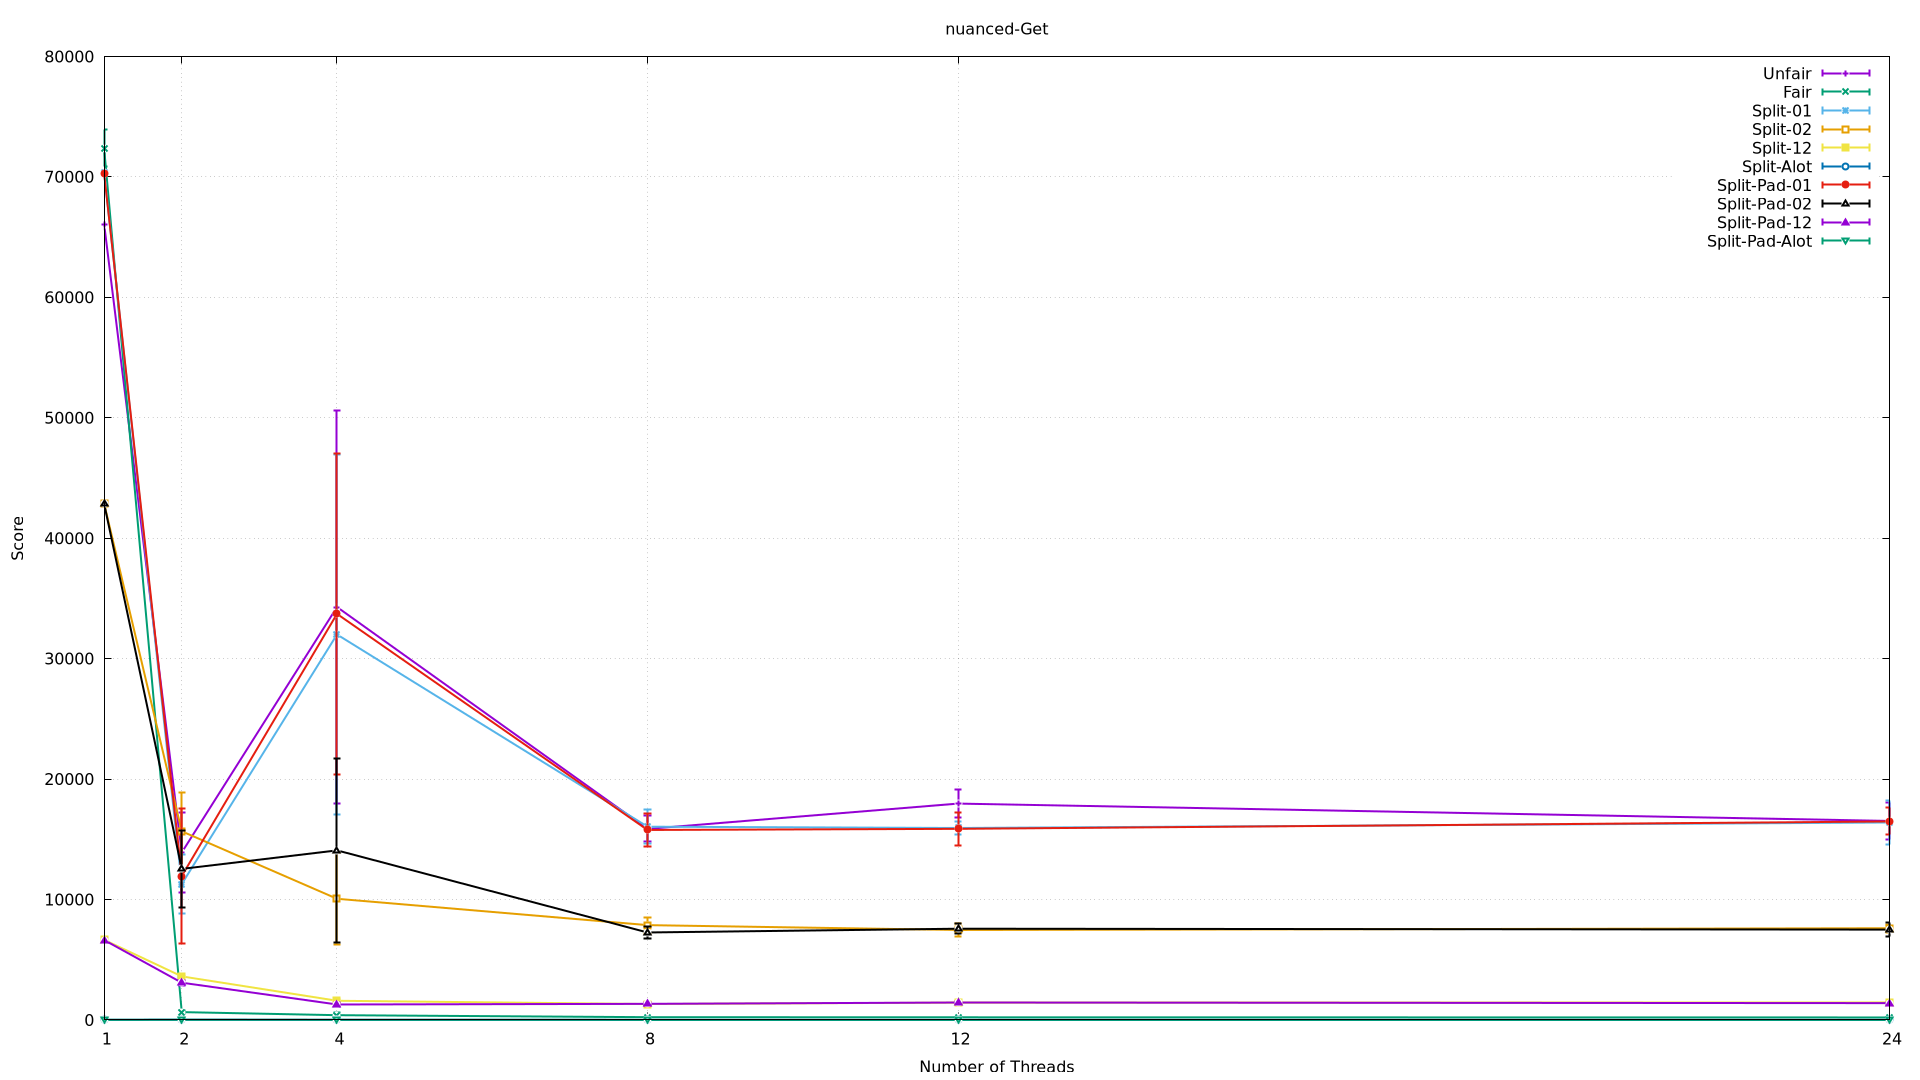

Reproduce this figure in gnuplot.
set terminal pngcairo size 1920,1080
set output 'nuanced-Get.png'
set title 'nuanced-Get'
set xlabel 'Number of Threads'
set xtics (1, 2, 4, 8, 12, 24)
set ylabel 'Score'
set yrange [0:*]
set grid
plot 'nuanced-Get.dat' index 0 title 'Unfair' with yerrorlines linewidth 2, \
     'nuanced-Get.dat' index 1 title 'Fair' with yerrorlines linewidth 2, \
     'nuanced-Get.dat' index 2 title 'Split-01' with yerrorlines linewidth 2, \
     'nuanced-Get.dat' index 3 title 'Split-02' with yerrorlines linewidth 2, \
     'nuanced-Get.dat' index 4 title 'Split-12' with yerrorlines linewidth 2, \
     'nuanced-Get.dat' index 5 title 'Split-Alot' with yerrorlines linewidth 2, \
     'nuanced-Get.dat' index 6 title 'Split-Pad-01' with yerrorlines linewidth 2, \
     'nuanced-Get.dat' index 7 title 'Split-Pad-02' with yerrorlines linewidth 2, \
     'nuanced-Get.dat' index 8 title 'Split-Pad-12' with yerrorlines linewidth 2, \
     'nuanced-Get.dat' index 9 title 'Split-Pad-Alot' with yerrorlines linewidth 2
